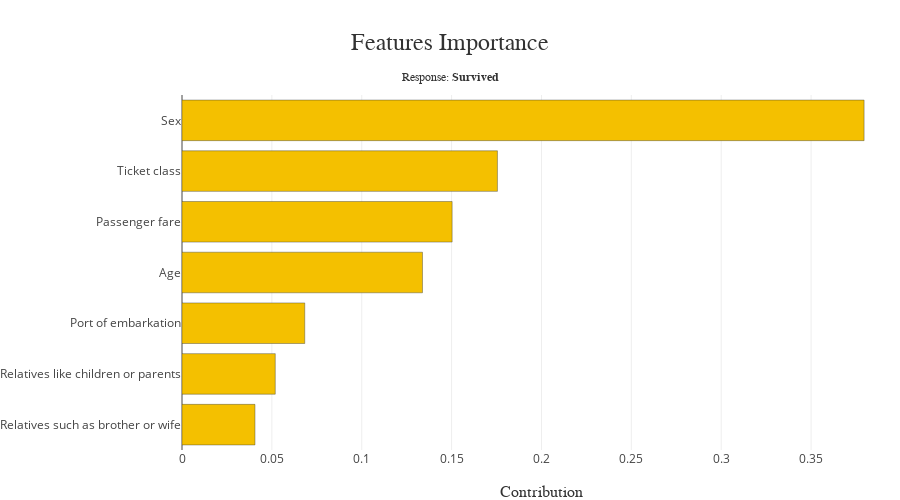

Notebook code for this chart:
### Code cell
#Display global feature importances
xpl.plot.features_importance()

### Figure 1 — Plotly figure (JSON) as saved in the notebook; plotly's stock layout.template omitted (floating-point values rounded to 4 significant figures)
{"data": [{"marker": {"color": ["rgba(244, 192, 0, 1.0)", "rgba(244, 192, 0, 1.0)", "rgba(244, 192, 0, 1.0)", "rgba(244, 192, 0, 1.0)", "rgba(244, 192, 0, 1.0)", "rgba(244, 192, 0, 1.0)", "rgba(244, 192, 0, 1.0)"], "line": {"color": "rgba(52, 55, 54, 0.8)", "width": 0.5}}, "name": "Global", "orientation": "h", "type": "bar", "x": [0.0406, 0.0519, 0.0683, 0.1338, 0.1503, 0.1755, 0.3795], "y": ["Relatives such as brother or wife", "Relatives like children or parents", "Port of embarkation", "Age", "Passenger fare", "Ticket class", "Sex"]}], "layout": {"autosize": false, "barmode": "group", "height": 500, "hovermode": "closest", "margin": {"b": 50, "l": 160, "r": 0, "t": 95}, "title": {"font": {"color": "rgb(50, 50, 50)", "family": "Arial", "size": 24}, "text": "Features Importance<span style='font-size: 12px;'><br />Response: <b>Survived</b></span>", "x": 0.5, "xanchor": "center", "y": 0.9, "yanchor": "middle"}, "width": 900, "xaxis": {"automargin": true, "title": {"font": {"color": "rgb(50, 50, 50)", "family": "Arial Black", "size": 16}, "text": "Contribution"}}, "yaxis": {"automargin": true, "title": {"font": {"color": "rgb(50, 50, 50)", "family": "Arial Black", "size": 16}}}}}
